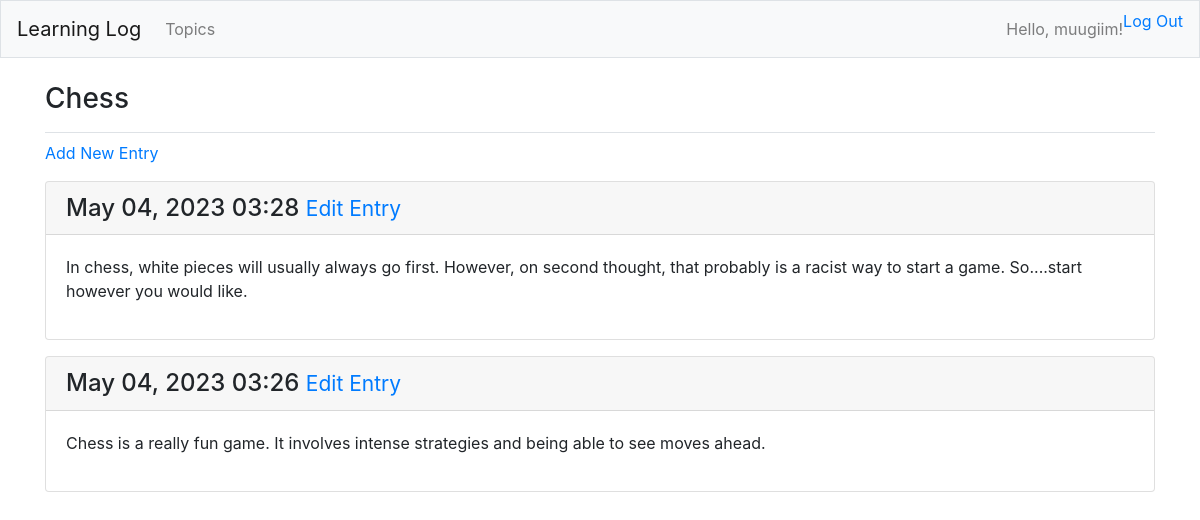
The page /topics/1/ (signed in) on the database as committed earlier.
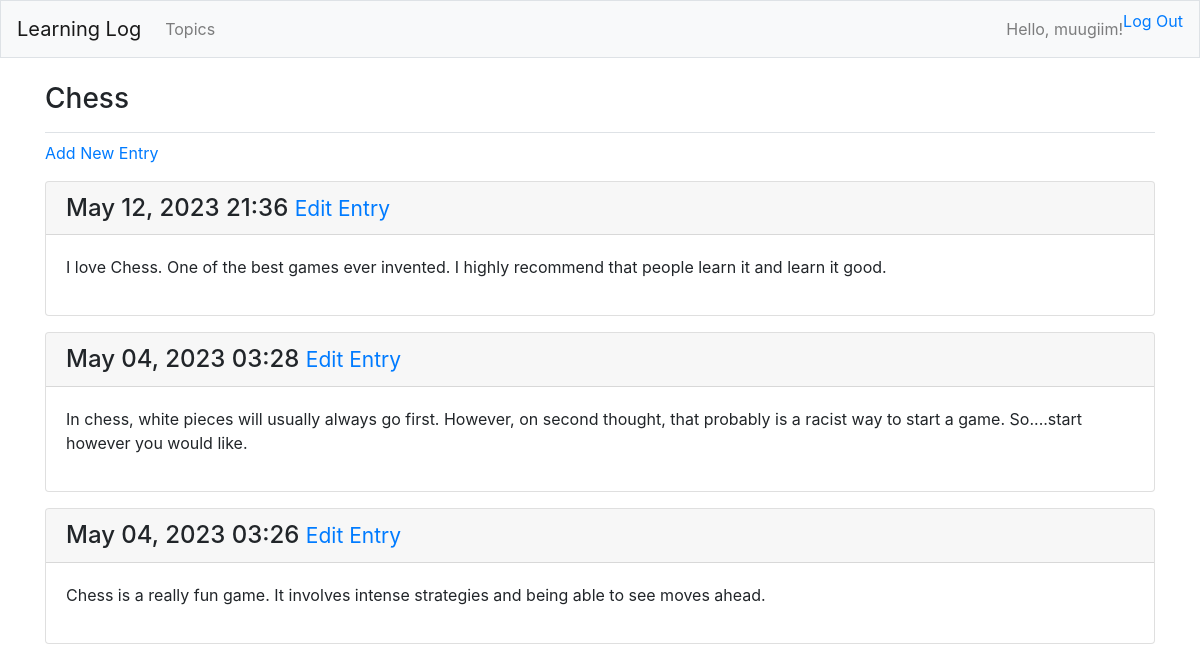
The same page on the database as committed later.
### learning_logs/models.py (models this page shows, shortened)
class Topic(models.Model):
    text = models.CharField(max_length=200)
    date_added = models.DateTimeField(auto_now_add=True)
    owner = models.ForeignKey(User, on_delete=models.CASCADE)
    def __str__(self):
        return self.text

class Entry(models.Model):
    topic = models.ForeignKey(Topic, on_delete=models.CASCADE)
    text = models.TextField()
    date_added = models.DateTimeField(auto_now_add=True)
    class Meta:
        verbose_name_plural = "entries"

### learning_logs/views.py (the view)
# urls.py: path('topics/<int:topic_id>/', views.topic, name='topic'),
@login_required()
def topic(request, topic_id):
    topic = Topic.objects.get(id=topic_id)
    if topic.owner != request.user:
        raise Http404
    entries = topic.entry_set.order_by('-date_added')
    context = {'topic': topic, 'entries': entries}
    return render(request, 'learning_logs/topic.html', context)

### learning_logs/templates/learning_logs/topic.html
{% extends "learning_logs/base.html" %}
{% block page_header %}
    <h3>{{ topic }}</h3>
{% endblock page_header %}
{% block content %}
    <p>
        <a href="{% url 'learning_logs:new_entry' topic.id %}">Add New Entry</a>
    </p>
    {% for entry in entries %}
        <div class="card mb-3">
            <h4 class="card-header">
                {{ entry.date_added|date:'M d, Y H:i' }}
                <small><a href="{% url 'learning_logs:edit_entry' entry.id %}">
                    Edit Entry</a></small>
            </h4>
            <div class="card-body">
                {{ entry.text|linebreaks }}
            </div>
        </div>
    {% empty %}
        <p>There are no entries for this topic yet!</p>
    {% endfor %}
{% endblock content %}

### learning_logs/templates/learning_logs/base.html (shortened to what this page needs)
{% load bootstrap4 %}
<!DOCTYPE html>
<html lang="en">
<head>
    {% bootstrap_css %}
</head>
<body>
    <nav class="navbar navbar-expand-md navbar-light bg-light mb-4 border">
        <a class="navbar-brand" href="{% url 'learning_logs:index' %}">
            Learning Log</a>
        <div class="collapse navbar-collapse" id="navbarCollapse">
            <ul class="navbar-nav mr-auto">
                <li class="nav-item">
                    <a class="nav-link" href="{% url 'learning_logs:topics' %}">Topics</a></li>
            </ul>
            <ul class="navbar-nav ml-auto">
                {% if user.is_authenticated %}
                    <li class="nav-item">
                        <span class="navbar-text">Hello, {{ user.username }}!</span>
                    </li>
                    <li class="nav-item">
                        <a class="navbar-link" href="{% url 'users:logout' %}">Log Out</a>
                    </li>
                {% endif %}
            </ul>
        </div>
    </nav>
    <main role="main" class="container">
        <div class="pb-2 mb-2 border-bottom">
            {% block page_header %}{% endblock page_header %}
        </div>
        <div>
            {% block content %}{% endblock content %}
        </div>
    </main>
</body>
</html>

Rows that differ between the two databases and show on the page:
added Entry: date_added "May 12, 2023 21:36", text "I love Chess. One of the best games ever invented. I highly recommend that people learn it and learn it good."
